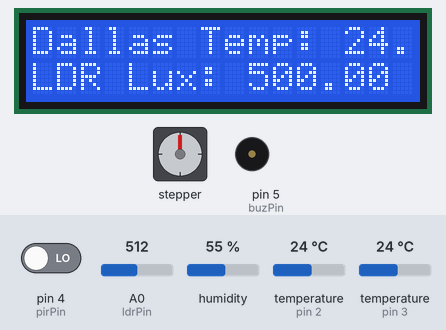
This sketch was run on a simulated Arduino Uno, built with avr-gcc and run on an emulated ATmega328P. Parts: 16×2 character LCD, stepper motor, buzzer (waves = sounding). The inputs (shaded band) are chosen by the test bench; at power-on: pin 4 (pirPin) LOW, humidity 55 %, temperature (sensors on pin 3, pin 2) 24 °C, A0 (ldrPin) = 512. Stepper angles assume 200 steps per turn; what the sketch prints to the serial monitor is not drawn.

Above: at 1.2 s.
1.3 s: pin 4 (pirPin) driven HIGH
At 4.5 s:
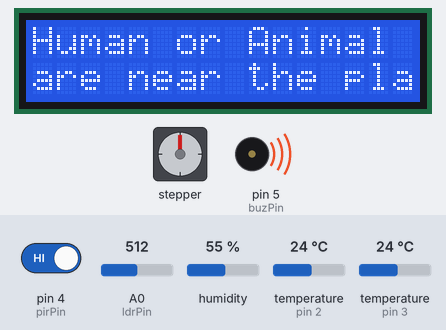
5.3 s: humidity set to 51 %
9.0 s: humidity set to 48 %
At 12.52 s:
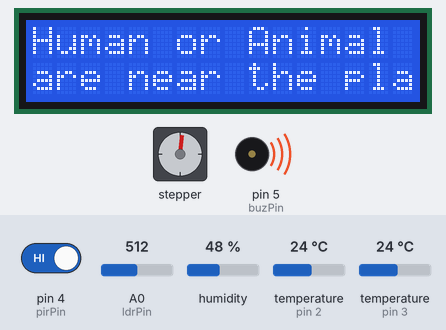
14.7 s: pin 4 (pirPin) driven LOW
At 18.38 s:
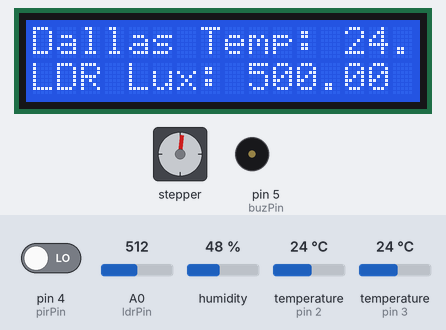
20.3 s: temperature (sensor on pin 3) set to 12 °C
At 27.7 s:
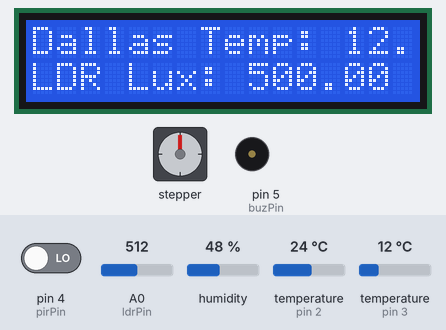
28.0 s: A0 (ldrPin) set to 716
At 33.5 s:
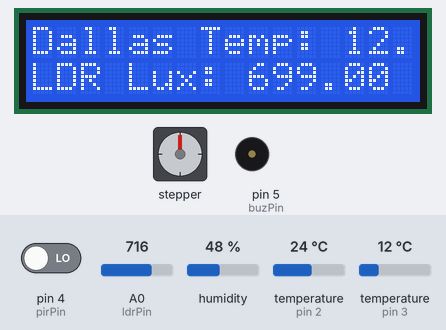
Timing chart, 0 to 79.2 s (numbered marks = the images above; inputs shaded):
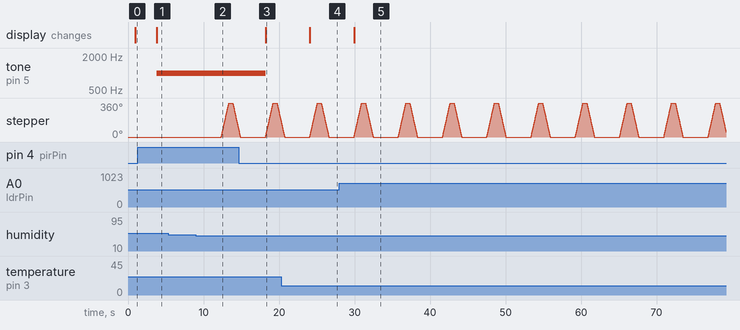

Measured:
- the behaviour switches between 50 and 49 % on humidity (found by bisection; images 1 and 2)
- after the input at 1.3 s, tone on pin 5 (buzPin): silent → 1000 Hz after 2.5 s; the display: changes after 2.5 s (image 1)
- after the input at 5.3 s, every drawn part: stays the same
- after the input at 9.0 s, stepper: turns 360° clockwise in 0.99 s, then 296° counter-clockwise in 0.81 s
- after the input at 14.7 s, tone on pin 5 (buzPin): 1000 Hz → silent after 3.5 s; the display: changes after 3.5 s (image 3)
- after the input at 20.3 s, the display: changes after 3.8 s (image 4)
- after the input at 28.0 s, the display: changes after 2.0 s (image 5)

The sketch:

sketch.ino
```cpp
#include <Stepper.h>
#include <DHT.h>
#include <OneWire.h>
#include <DallasTemperature.h>
#include <Wire.h>
#include <LiquidCrystal_I2C.h>

const int stepsPerRevolution = 200;  // Number of steps per revolution for your motor
const int dhtPin = 2;               // Pin where DHT22 is connected
const int oneWireBus = 3;           // Pin where the Dallas Temperature sensor is connected
const int ldrPin = A0;              // Pin where LDR is connected (analog pin)
const int pirPin = 4;               // Pin where PIR sensor is connected
const int buzPin = 5;

DHT dht(dhtPin, DHT22);             // Initialize DHT22 sensor
OneWire oneWire(oneWireBus);        // Initialize one-wire for Dallas sensor
DallasTemperature sensors(&oneWire); // Initialize Dallas Temperature sensor

// Initialize the stepper library on pins 8 through 11
Stepper myStepper(stepsPerRevolution, 8, 9, 10, 11);

// Initialize I2C LCD display with address 0x27 (common I2C address for many LCDs)
LiquidCrystal_I2C lcd(0x27, 16, 2); // 16x2 LCD display

void setup() {
  // Set the speed at 60 rpm for the stepper motor
  myStepper.setSpeed(60);

  // Initialize serial communication for debugging
  Serial.begin(9600);

  // Initialize the DHT sensor
  dht.begin();

  // Start up the Dallas Temperature sensor
  sensors.begin();

  // Initialize the PIR sensor pin as input
  pinMode(pirPin, INPUT);

  pinMode(buzPin, OUTPUT);

  // Initialize the LCD display
  lcd.begin(16, 2);   // Set the LCD to 16 columns and 2 rows
  lcd.clear();        // Clear any previous data on the screen

  // Turn on the backlight continuously
  lcd.backlight();
}

void loop() {
  // Read temperature and humidity from DHT22 sensor
  float temperature = dht.readTemperature();  // Temperature in Celsius
  float humidity = dht.readHumidity();        // Humidity percentage

  // Read temperature from the Dallas Temperature sensor
  sensors.requestTemperatures();
  float dallasTemperature = sensors.getTempCByIndex(0); // Get the first sensor's temperature

  // Read the LDR value (lux)
  int ldrValue = analogRead(ldrPin);  // Read the raw analog value
  float luxValue = map(ldrValue, 0, 1023, 0, 1000); // Convert to lux (simple linear map)

  // Check if DHT22 readings are valid
  if (isnan(temperature) || isnan(humidity)) {
    Serial.println("Failed to read from DHT sensor!");
    return;
  }

  // Check for PIR motion detection
  int motionDetected = digitalRead(pirPin);  // Read the PIR sensor value (HIGH means motion detected)

  // Print the current values to the serial monitor
  Serial.print("DHT22 Temperature: ");
  Serial.print(temperature);
  Serial.print(" °C\t");
  Serial.print("Humidity: ");
  Serial.print(humidity);
  Serial.print(" %\t");
  Serial.print("Dallas Temperature: ");
  Serial.print(dallasTemperature);
  Serial.print(" °C\t");
  Serial.print("LDR Value (Lux): ");
  Serial.println(luxValue);

  // Check if the DHT22 and Dallas Temperature readings are within their acceptable ranges
  bool isInRange = (temperature >= 15 && temperature <= 30 && humidity >= 50 && humidity <= 70);
  bool isDallasInRange = (dallasTemperature >= 16 && dallasTemperature <= 30);
  bool isLdrInRange = (luxValue >= 200 && luxValue <= 1000);

  // Update the LCD display based on PIR sensor input
  lcd.clear();
  if (motionDetected == HIGH) {
    lcd.setCursor(0, 0);
    lcd.print("Human or Animal");
    lcd.setCursor(0, 1);
    lcd.print("are near the plant");
    tone(buzPin,1000);
  } else {
    lcd.setCursor(0, 0);
    lcd.print("Dallas Temp: ");
    lcd.print(dallasTemperature);
    lcd.print(" C");
    lcd.setCursor(0, 1);
    lcd.print("LDR Lux: ");
    lcd.print(luxValue);
    noTone(buzPin);
  }

  // Step the motor if any sensor is out of range
  if (isInRange && isDallasInRange && isLdrInRange) {
    Serial.println("All values are within range, motor will not step.");
  } else {
    Serial.println("Out of range, motor will step.");

    // Step one revolution in one direction (clockwise)
    myStepper.step(stepsPerRevolution);
    delay(500);

    // Step one revolution in the other direction (counterclockwise)
    myStepper.step(-stepsPerRevolution);
    delay(500);
  }

  // Small delay before reading again
  delay(2000);  // Wait for 2 seconds before taking new readings
}
```
